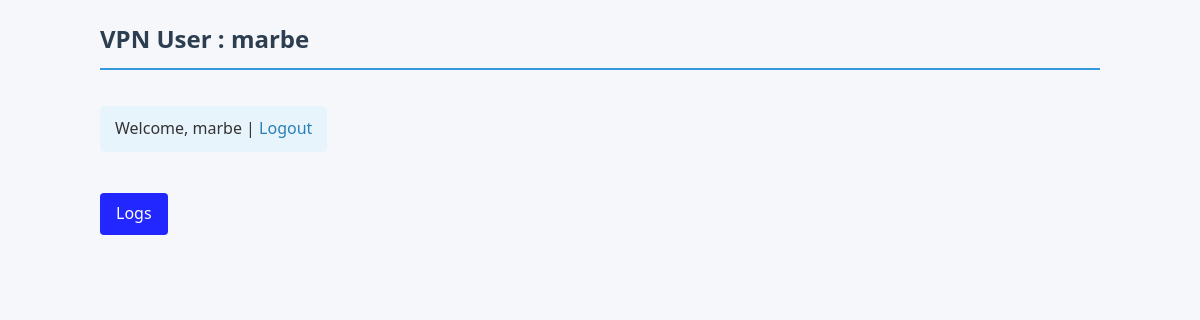
The page /vpn_client/servers/ (signed in) on the database as committed earlier.
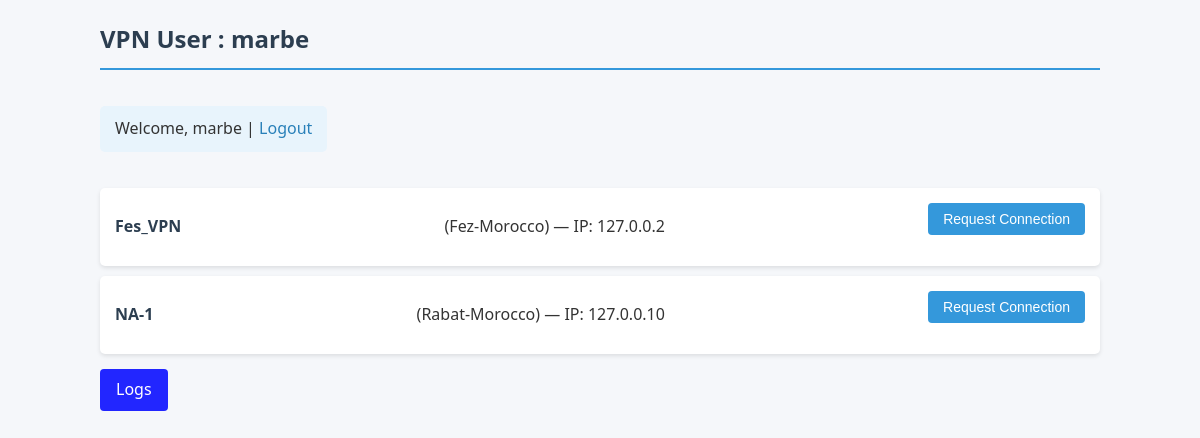
The same page on the database as committed later.
### vpn_client/models.py (models this page shows, shortened)
class VPNServer(models.Model):
    name = models.CharField(max_length=100)
    ip_address = models.GenericIPAddressField()
    location = models.CharField(max_length=100)
    public_key = models.TextField()

### vpn_client/views.py (the view)
# urls.py: path('servers/', server_list, name='server_list'),
@login_required
def server_list(request):
    servers = VPNServer.objects.all()
    return render(request, 'vpn/server_list.html', {'servers': servers})

### vpn_client/templates/vpn/server_list.html (shortened to what this page needs)
{% load static %}
    <link rel="stylesheet" type="text/css" href="{% static 'servers.css' %}" />
<h2>VPN User : {{ request.user.username }}</h2>
<p>Welcome, {{ request.user.username }} | <a href="{% url 'logout' %}">Logout</a></p>
<ul>
  {% for server in servers %}
    <li>
      <strong>{{ server.name }}</strong> ({{ server.location }}) — IP: {{ server.ip_address }}
      <form action="{% url 'request_connection' server.id %}" method="post" style="display:inline;">
        <button type="submit">Request Connection</button>
      </form>
    </li>
  {% endfor %}
{% if request.user.is_staff %}
    <a href="{% url 'admin_dashboard' %}" class="btn btn-staff">Logs</a>
{% endif %}
</ul>

Rows that differ between the two databases and show on the page:
added VPNServer: name "Fes_VPN", location "Fez-Morocco", ip_address "127.0.0.2"
added VPNServer: name "NA-1", location "Rabat-Morocco", ip_address "127.0.0.10"
